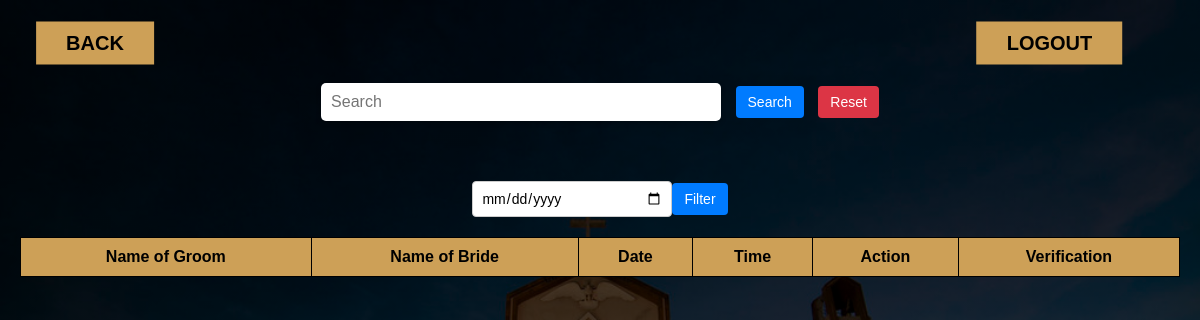
The app's page /adminwedding.php (signed in), older data.
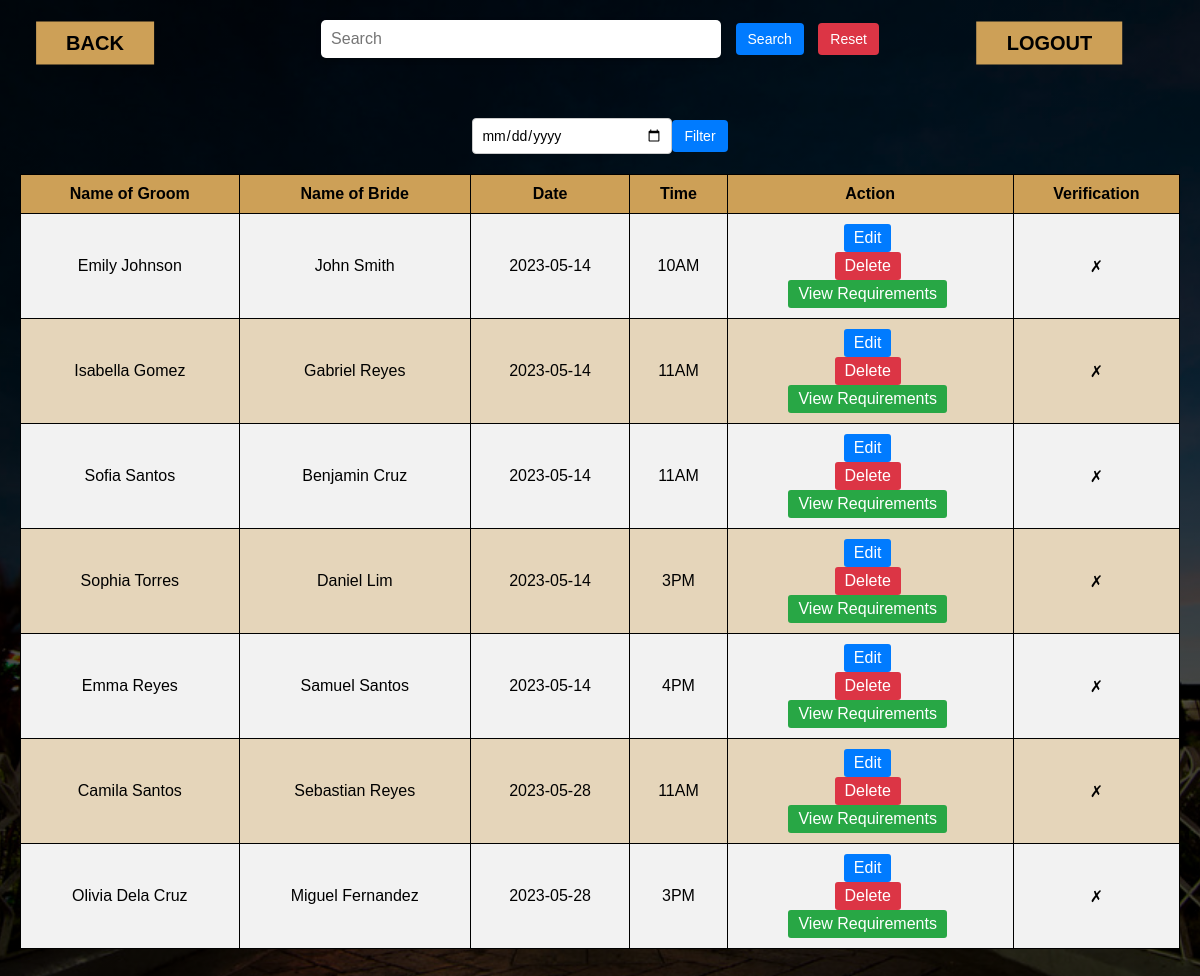
The same page, newer data.
### tables this page shows
CREATE TABLE `tbl_groom` (
  `id` int(11) NOT NULL,
  `name1` varchar(255) NOT NULL,
  `email1` varchar(255) NOT NULL,
  `dob1` date NOT NULL,
  `age1` int(11) NOT NULL,
  `place1` varchar(255) NOT NULL,
  `citizenship1` varchar(255) NOT NULL,
  `number1` bigint(15) NOT NULL,
  `Religion1` varchar(255) NOT NULL,
  `father1` varchar(255) NOT NULL,
  `mother1` varchar(255) NOT NULL
);

CREATE TABLE `tbl_bride` (
  `id` int(11) NOT NULL,
  `name` varchar(50) NOT NULL,
  `email` varchar(50) NOT NULL,
  `dob` date NOT NULL,
  `age` int(11) NOT NULL,
  `place` varchar(50) NOT NULL,
  `citizenship` varchar(50) NOT NULL,
  `number` bigint(11) NOT NULL,
  `Religion` varchar(50) NOT NULL,
  `father` varchar(50) NOT NULL,
  `mother` varchar(50) NOT NULL,
  `dob2` date NOT NULL,
  `time` varchar(50) NOT NULL,
  `verification` tinyint(1) NOT NULL,
  `Verification1` tinyint(1) NOT NULL,
  `Verification2` tinyint(1) NOT NULL,
  `Verification3` tinyint(1) NOT NULL,
  `Verification4` tinyint(1) NOT NULL,
  `Verification5` tinyint(1) NOT NULL,
  `Verification6` tinyint(1) NOT NULL,
  `Verification7` tinyint(1) NOT NULL,
  `Verification8` tinyint(1) NOT NULL
);

### adminwedding.php (the view, shortened to what this page needs)
<?php
$conn = new mysqli('localhost', 'root', '', 'db_church');
$result = $conn->query("SELECT tbl_groom.id, tbl_groom.name1, tbl_groom.email1, tbl_groom.dob1, tbl_groom.age1, tbl_groom.place1, tbl_groom.citizenship1, tbl_groom.number1, tbl_groom.Religion1, tbl_groom.father1, tbl_groom.mother1, tbl_groom.number1, tbl_bride.name, tbl_bride.email, tbl_bride.dob, tbl_bride.age, tbl_bride.place, tbl_bride.citizenship, tbl_bride.number, tbl_bride.Religion, tbl_bride.father, tbl_bride.mother, tbl_bride.dob2, tbl_bride.time, tbl_bride.verification
                        FROM tbl_groom
                        INNER JOIN tbl_bride ON tbl_groom.id = tbl_bride.id
                        ORDER BY tbl_bride.dob2 ASC, tbl_bride.time ASC;");
?>
<!DOCTYPE html>
<html lang="en">
<head>
  	<link rel="stylesheet" href="admin.css">
</head>
<body>
<section class="title">
<div class="container">
    <div class="content">
        <a href="logout.php" class="btn"><b>LOGOUT</b></a>
        <a href="admin1.php" class="btn2"><b>BACK</b></a>
    </div>
    <div class="search-bar">
    <form method="post">
        <input type="text" placeholder="Search" name="search" value="<?php echo $search; ?>">
        <button class="btn btn-dark btn-sm" name="submit">Search</button>
        <button class="reset-button" type="submit" name="reset">Reset</button>
    </form>
</div>
<div class="filter">
    <form method="get" class="filter">
        <input type="date" id="mass" name="mass" value="<?php echo $massFilter; ?>">
        <button type="submit" name="submit">Filter</button>
    </form>
</div>
		<table>
      <tr>
        <th>Name of Groom</th>
        <th>Name of Bride</th>
        <th>Date</th>
        <th>Time</th>
        <th>Action</th>
        <th>Verification</th>
      </tr>
  <?php while ($row = mysqli_fetch_assoc($result)): ?>
      <tr>
        <td><?php echo $row['name']; ?></td>
        <td><?php echo $row['name1']; ?></td>
        <td><?php echo $row['dob2']; ?></td>
        <td><?php echo $row['time']; ?></td>
        <td>
          <a href="editwedding.php?id=<?php echo $row['id']; ?>" class="edit-btn active">Edit</a>
          <form method="post">
            <button type="submit" name="delete" class="delete-btn active">Delete</button>
          </form>
          <a href="wrequirements.php?id=<?php echo $row['id']; ?>" class="view-requirements-btn active">View Requirements</a>
      </td>
        <td>
        <?php if ($row['verification'] == 1) {
          echo "&#x2713;";
      } else {
          echo "&#x2717;";
      } ?>
      </td>
        </tr>
    </div>
<?php endwhile; ?>

Row changes from the older to the newer data that the page shows:
added tbl_groom: tbl_bride.name "Emily Johnson", name1 "John Smith", tbl_bride.dob2 "2023-05-14", tbl_bride.time "10AM"
added tbl_groom: tbl_bride.name "Isabella Gomez", name1 "Gabriel Reyes", tbl_bride.dob2 "2023-05-14", tbl_bride.time "11AM"
added tbl_groom: tbl_bride.name "Sofia Santos", name1 "Benjamin Cruz", tbl_bride.dob2 "2023-05-14", tbl_bride.time "11AM"
added tbl_groom: tbl_bride.name "Sophia Torres", name1 "Daniel Lim", tbl_bride.dob2 "2023-05-14", tbl_bride.time "3PM"
added tbl_groom: tbl_bride.name "Emma Reyes", name1 "Samuel Santos", tbl_bride.dob2 "2023-05-14", tbl_bride.time "4PM"
added tbl_groom: tbl_bride.name "Camila Santos", name1 "Sebastian Reyes", tbl_bride.dob2 "2023-05-28", tbl_bride.time "11AM"
added tbl_groom: tbl_bride.name "Olivia Dela Cruz", name1 "Miguel Fernandez", tbl_bride.dob2 "2023-05-28", tbl_bride.time "3PM"
